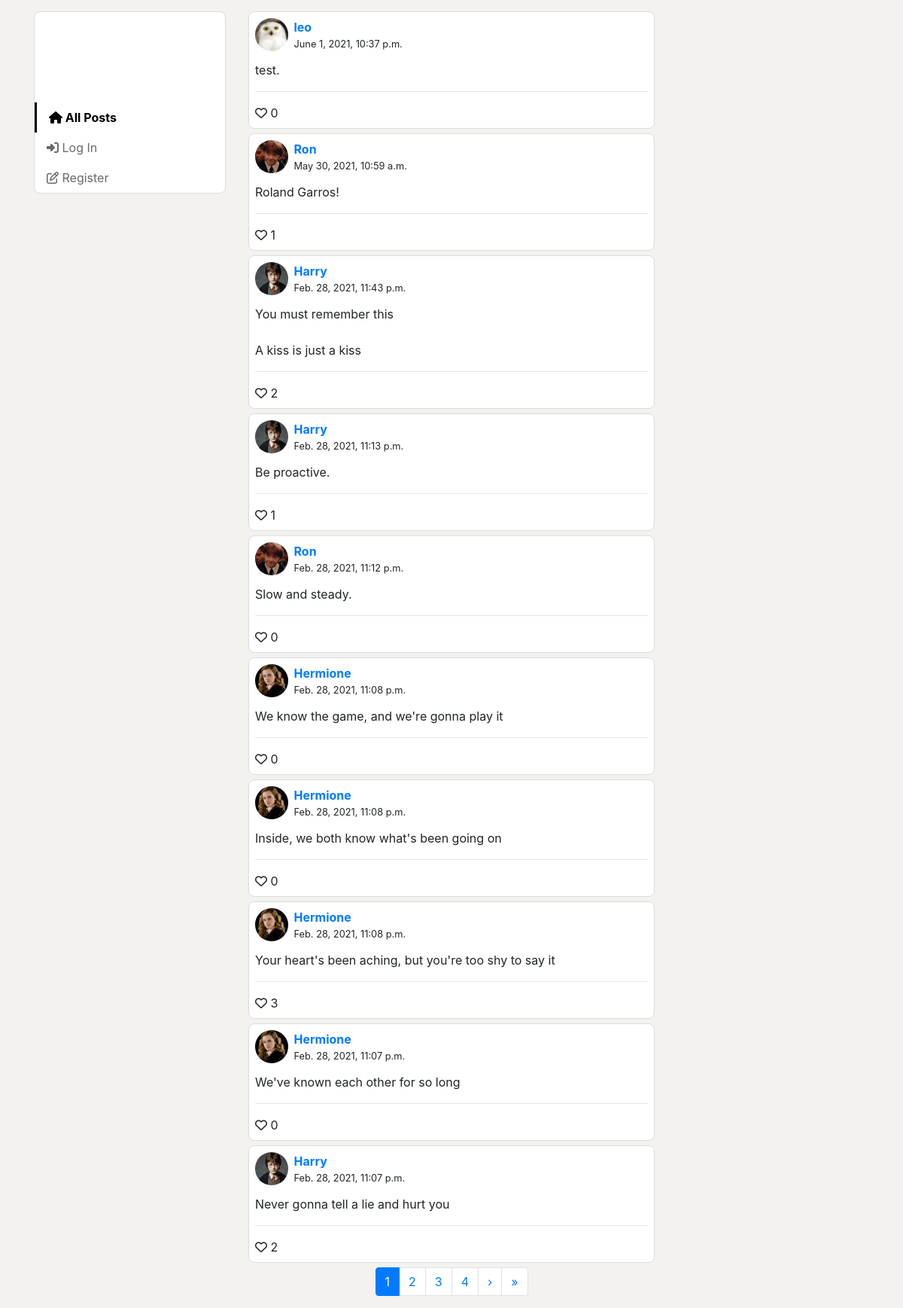
Before: / with the older database file.
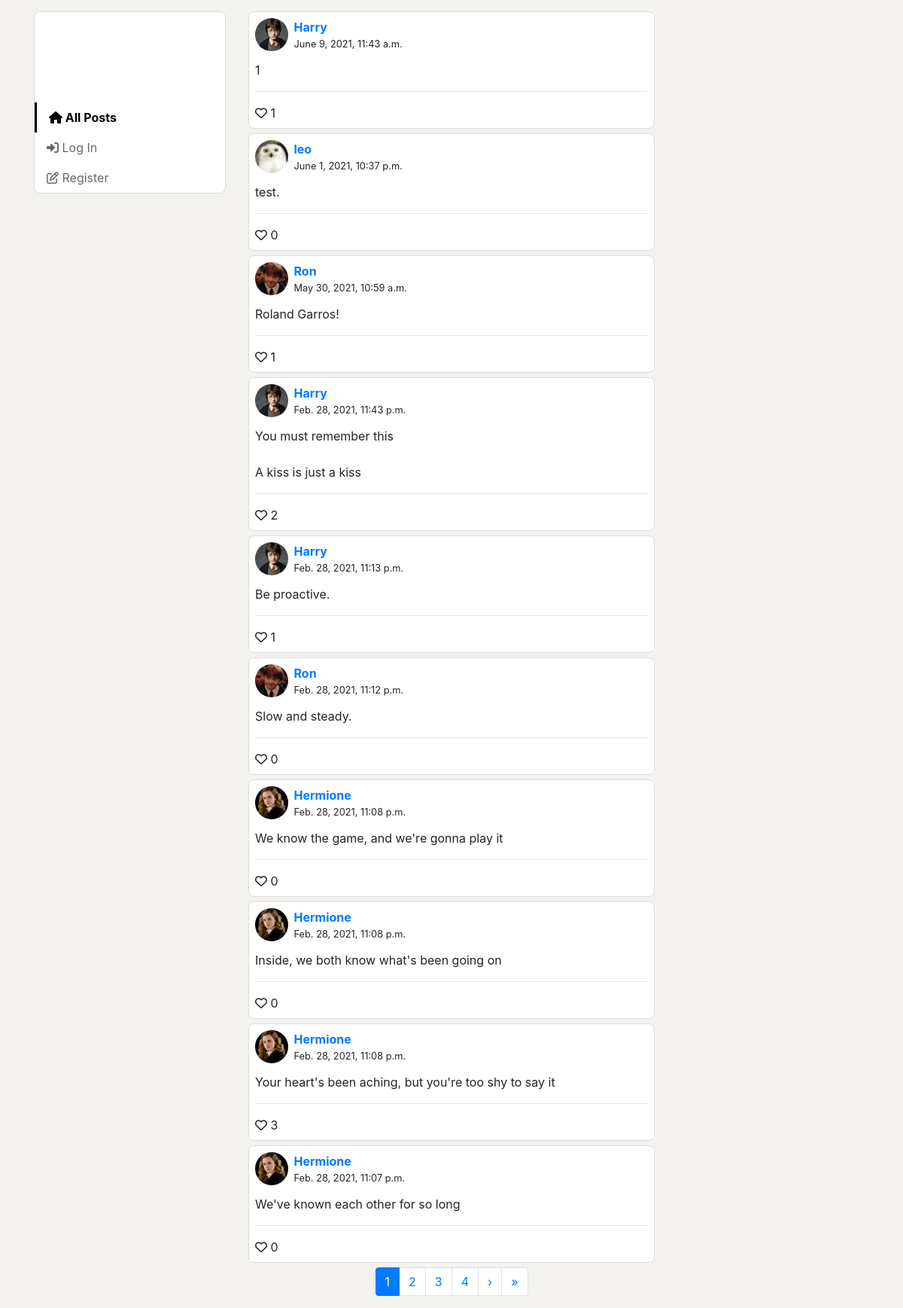
After: the same page with the newer database file.
### network/models.py (models this page shows, shortened)
class Post(models.Model):
    content = models.CharField(max_length=600)
    created_by = models.ForeignKey(User, on_delete=models.CASCADE, null=True, related_name='created_by')
    created_on = models.DateTimeField(auto_now_add = True, null=True)
    liker = models.ManyToManyField(User, blank=True, related_name='like')

class User(AbstractUser):
    pass

class Profile(models.Model):
    user = models.OneToOneField(User, on_delete=models.CASCADE)
    image = models.ImageField(default="default.jpg", upload_to="profile_pics")

### network/views.py (the view, shortened to what this page needs)
# urls.py: path("", views.index, name="index"),
def index(request):
    form = PostModelForm()
    current_user = request.user
    posts = Post.objects.all().order_by("-created_on")
    paginator = Paginator(posts, 10) # Show 10 contacts per page.
    page_number = request.GET.get('page')
    page_obj = paginator.get_page(page_number)
    return render(request, "network/index.html", {
        'form': form,
        'current_user': current_user,
        "posts": posts,
        "paginator": paginator,
        'page_obj': page_obj
    })

### network/templates/network/index.html (shortened to what this page needs)
{% extends "network/layout.html" %}
{% load static %}
{% block nav %}
    <div class="sticky-top" id="left_nav">
        <div class="nav-img">
        </div>
        <a class="nav-link item_currently" href="{% url 'index' %}"><i class="fa fa-home" aria-hidden="true"></i>  All Posts</a>
        {% if user.is_authenticated %}
            <a class="nav-link item" href="{% url 'following' %}"><i class="fa fa-eye" aria-hidden="true"></i>  Following</a>
            <a class="nav-link item" href="{% url 'profile' user.username %}"><i class="fa fa-user" aria-hidden="true"></i>  Profile</a>
            <a class="nav-link item" href="{% url 'logout' %}"><i class="fa fa-sign-out" aria-hidden="true"></i>  Log Out</a>
        {% else %}
            <a class="nav-link item" href="{% url 'login' %}"><i class="fa fa-sign-in" aria-hidden="true"></i>  Log In</a>
            <a class="nav-link item" href="{% url 'register' %}"><i class="fa fa-pencil-square-o" aria-hidden="true"></i>  Register</a>
        {% endif %}
    </div>
{% endblock %}
{% block body %}
    <div id="all-post">
        {% for post in page_obj %}
            <div class="p-2" id="posts">
                <div class="container">
                    <div class="row" style="margin-bottom:10px;">
                        <div class="col-sm-1" id="post-img">
                            <img class="rounded-circle" src="{{ post.created_by.profile.image.url }}">
                        </div>
                        <div class="col-sm-11" style="padding: 0px 0px 0px 8px;">
                            <a href="{% url 'profile' post.created_by %}" class="post_username"><strong>{{ post.created_by }}</strong></a>
                            <p style="margin-bottom: 3px; line-height: 18px"><small class="post-date">{{ post.created_on }}</small></p>
                        </div>
                    </div>
                </div>
                <div id="content{{ post.id }}" class="post_content">{{ post.content }}</div>
                <hr>
                {% if user.is_authenticated %}
                    <button data-postid="{{ post.id }}" class="likebtn" style="display: inline-block">
                        {% if user in post.liker.all %}
                            <div style="color: red;">
                                <i class="fa fa-heart"></i>
                            </div>
                        {% else %}
                            <i class="far fa-heart"></i>
                        {% endif %}
                    </button>
                {% else %}
                    <i class="far fa-heart" style="display: inline-block"></i>
                {% endif %}
                <span id="likes{{ post.id }}">{{ post.liker.count }}</span>
            </div>
        {% endfor %}
        <nav aria-label="Page navigation">
            <ul class="pagination justify-content-center">
                {% for page in paginator.page_range %}
                    {% if page == page_obj.number %}
                        <li class="page-item active" aria-current="page">
                            <a class="page-link" href="?page={{ page }}">{{ page }}</a>
                        </li>
                    {% else %}
                        <li class="page-item"><a class="page-link" href="?page={{ page }}">{{ page }}</a></li>
                    {% endif %}
                {% endfor %}
                {% if page_obj.has_next %}
                    <li class="page-item">
                        <a class="page-link" href="?page={{ page_obj.next_page_number }}">
                            <span aria-hidden="true">&rsaquo;</span>
                        </a>
                    </li>
                    <li class="page-item">
                        <a class="page-link" href="?page={{ page_obj.paginator.num_pages }}">
                            <span aria-hidden="true">&raquo;</span>
                        </a>
                    </li>
                {% endif %}
            </ul>
        </nav>
    </div>
{% endblock %}

Changed rows visible on the page:
no longer on this page (row unchanged): Post: created_by.profile.image (picture), created_by "Harry", created_on "Feb. 28, 2021, 11:07 p.m.", content "Never gonna tell a lie and hurt you", liker.count "2"
added Post: created_by.profile.image (picture), created_by "Harry", created_on "June 9, 2021, 11:43 a.m.", content "1", liker.count "1"
